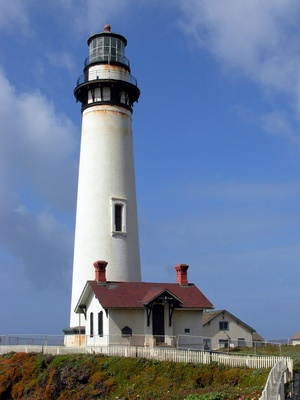
#> input picture SIFT/pigeonpointlighthouse.jpg, 300 x 400 px, shrunk from 1200 x 1600 before the run, found by its file name
$ python sift_homography.py
#> lines starting #> are read from the running program, lines starting #| are printed output that depends on the picture
#! /usr/bin/env python3
import cv2 as cv
import matplotlib.pyplot as plt
import os
import numpy as np

MIN_MATCH_COUNT = 10

def sift(lighthouse, detect_lighthouse, counter, mask=False):
#> called with lighthouse = 'pigeonpointlighthouse.jpg', detect_lighthouse = 'Random/1.jpg', counter = 1, mask = True
    model_img = cv.imread(lighthouse)
#> model_img is the input picture: shape (400, 300, 3); mean B, G, R 155.4, 124.8, 106.8
    model_gray = cv.cvtColor(model_img, cv.COLOR_BGR2GRAY)
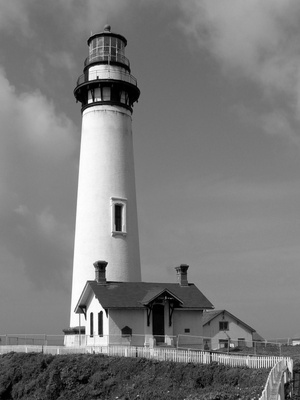
#> model_gray: shape (400, 300); min 0, max 255, mean 122.9

    # keypoints
    sift = cv.SIFT_create()

    # Create Masks
    model_mask = np.ones(model_gray.shape)
    if mask:
        model_mask[:, :int(model_mask.shape[1]* 2/10)] = 0
        model_mask[:, int(model_mask.shape[1]* 7/10):] = 0
        model_mask[:int(model_mask.shape[0]* 1/20), :] = 0
        model_mask[int(model_mask.shape[0]* 17/20):, :] = 0
    model_mask = model_mask.astype(np.uint8)
    if mask:
        masked_img = cv.bitwise_and(model_gray, model_gray, mask=model_mask)
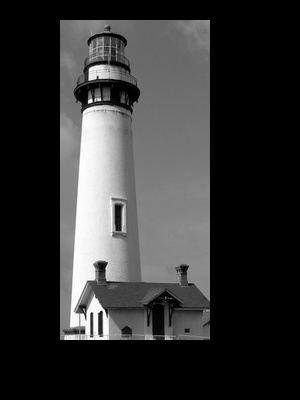
#> masked_img: shape (400, 300); min 0, max 255, mean 50.6
        cv.imwrite('Masked Lighthouse.jpg', masked_img)

    keypoints = sift.detect(model_gray, mask=model_mask)
#> keypoints = 122 keypoints; strongest (x, y, size): (90, 101, 3), (91, 314, 2.2), (101, 266, 7.6), (100, 314, 3.4)

    model_img_kp = cv.drawKeypoints(model_gray, keypoints, None)
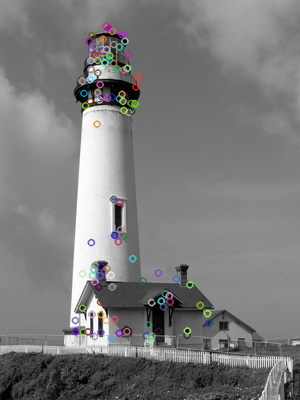
#> model_img_kp: shape (400, 300, 3); mean of channels 0, 1, 2 123.5, 123.4, 123.6; drawn as B, G, R
    #model_img_kp = cv.drawKeypoints(model_gray, keypoints, model_img, flags=cv.DRAW_MATCHES_FLAGS_DRAW_RICH_KEYPOINTS)

    # Draw the keypoints
    image_name = 'sift_keypoints'
    image_name += '.jpg'
    cv.imwrite(image_name, model_img_kp)
    cv.imshow('OpenCV Display Window', model_img_kp)

    # keypoints and descriptors
    kp, des = sift.detectAndCompute(model_gray, mask=model_mask)
#> kp has the same summary as keypoints

    # Read in image to compare
    detect_img = cv.imread(detect_lighthouse)
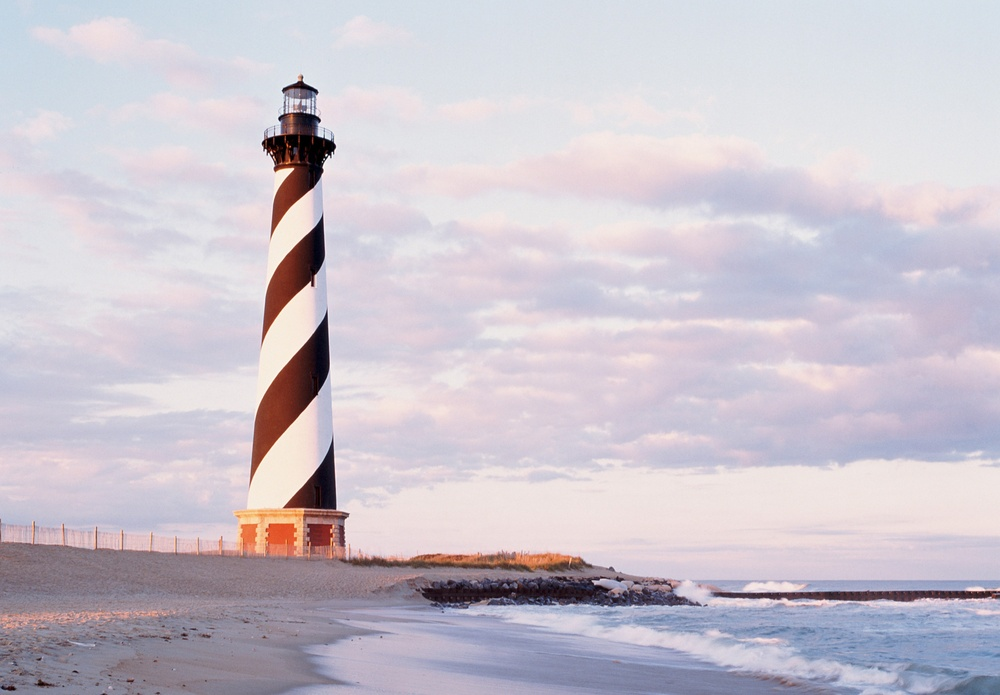
#> input picture SIFT/Random/1.jpg, 1000 x 695 px, shrunk from 4000 x 2779 before the run, found by its file name
#> detect_img is the input picture: shape (695, 1000, 3); mean B, G, R 205.7, 195.9, 202.7
    detect_gray = cv.cvtColor(detect_img, cv.COLOR_BGR2GRAY)
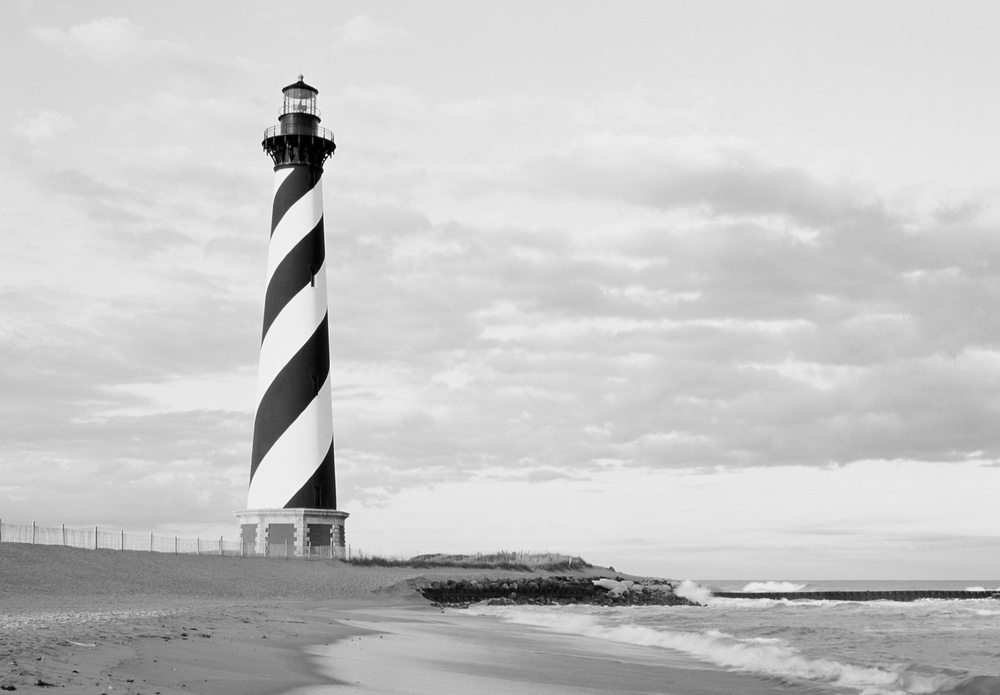
#> detect_gray: shape (695, 1000); min 0, max 254, mean 199

    keypoints2 = sift.detect(detect_gray, None)
#> keypoints2 = 747 keypoints; strongest (x, y, size): (302, 150, 41.6), (308, 257, 27.1), (320, 490, 26.2), (310, 368, 32.1)
    detect_img_kp = cv.drawKeypoints(detect_gray, keypoints2, None)
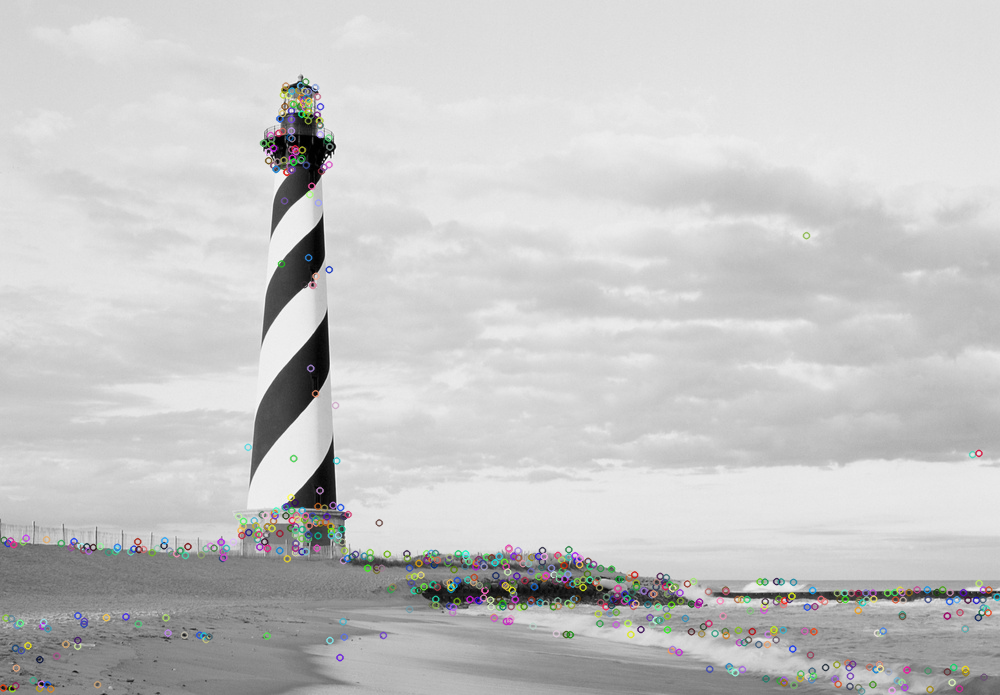
#> detect_img_kp: shape (695, 1000, 3); mean of channels 0, 1, 2 198.8, 198.9, 198.8; drawn as B, G, R

    kp2, des2 = sift.detectAndCompute(detect_gray, None)
#> kp2 has the same summary as keypoints2
    cv.imwrite('keypoints_detection.jpg', detect_img_kp)

    FLANN_INDEX_KDTREE = 1
    index_params = dict(algorithm = FLANN_INDEX_KDTREE, trees = 5)
    search_params = dict(checks = 50)
    flann = cv.FlannBasedMatcher(index_params, search_params)
    matches = flann.knnMatch(des,des2,k=2)
#> matches = 122 matches
    # store all the good matches as per Lowe's ratio test.
    good = []
    for m,n in matches:
        if m.distance < 0.7*n.distance:
            good.append(m)
#> this loop made 122 passes
#> after the loop, good = []

    if len(good)>MIN_MATCH_COUNT:
        src_pts = np.float32([ kp[m.queryIdx].pt for m in good ]).reshape(-1,1,2)
        dst_pts = np.float32([ kp2[m.trainIdx].pt for m in good ]).reshape(-1,1,2)
        M, mask = cv.findHomography(src_pts, dst_pts, cv.RANSAC,5.0)
        matchesMask = mask.ravel().tolist()
        h,w = model_gray.shape
        pts = np.float32([ [0,0],[0,h-1],[w-1,h-1],[w-1,0] ]).reshape(-1,1,2)
        dst = cv.perspectiveTransform(pts,M)
        detect_gray = cv.polylines(detect_gray,[np.int32(dst)],True,255,3, cv.LINE_AA)
    else:
        print( "Not enough matches are found - {}/{}".format(len(good), MIN_MATCH_COUNT) )
#| Not enough matches are found - 0/10
        matchesMask = None

    draw_params = dict(matchColor = (0,255,0), # draw matches in green color
                       singlePointColor = None,
                       matchesMask = matchesMask, # draw only inliers
                       flags = 2)
    match_img = cv.drawMatches(model_gray,kp,detect_gray,kp2,good,None,**draw_params)
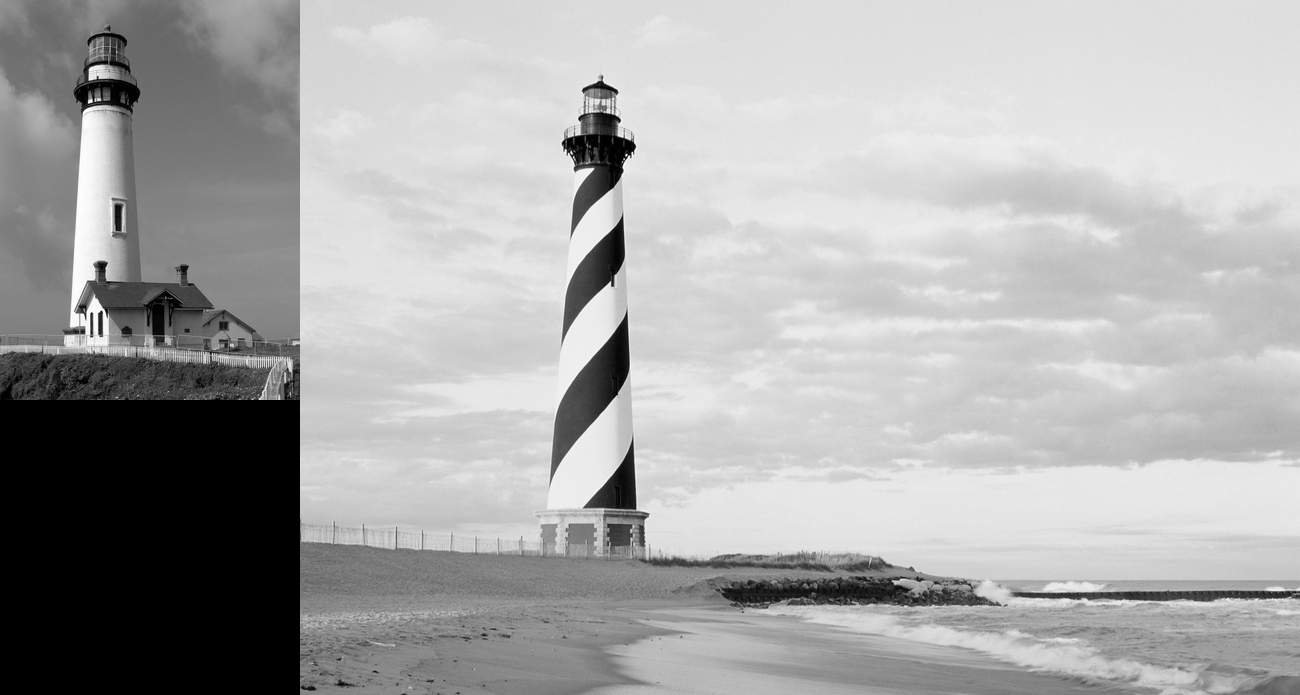
#> match_img: shape (695, 1300, 3); min 0, max 255, mean 169.4
    cv.imwrite('Matches{}.jpg'.format(counter), match_img)
    #plt.imshow(match_img),plt.show()

if __name__ == "__main__":
    # [14 lines of commented-out code are left out]
    counter = 1
    random_images = os.listdir('Random')
    random_images.sort()
    print(random_images)
    for image in random_images:
        sift('pigeonpointlighthouse.jpg', 'Random/{}'.format(image), counter, True)
        counter += 1
#> pass 2 of the loop `for image in random_images:`:
#> in sift (call 2), `model_img_kp = cv.drawKeypoints(model_gray, keypoints, None)`:
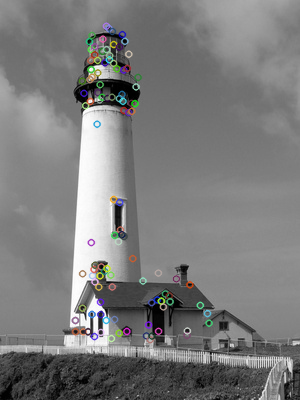
#> model_img_kp: shape (400, 300, 3); mean of channels 0, 1, 2 123.4, 123.5, 123.4; drawn as B, G, R
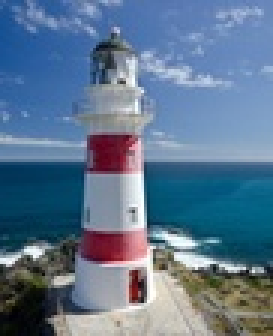
#> input picture SIFT/Random/2.jpg, 91 x 112 px, shrunk from 365 x 450 before the run, found by its file name (shown 3 times larger)
#> in sift, detect_img is the input picture: shape (112, 91, 3); mean B, G, R 143.5, 118, 93.1
#> detect_gray: shape (112, 91)
#> keypoints2 = 88 keypoints; strongest (x, y, size): (11, 84, 3.4), (46, 96, 4.8), (3, 87, 2.8), (77, 89, 2.3)
#> detect_img_kp: shape (112, 91, 3)
#> kp2 has the same summary as keypoints2
#> the loop in sift (call 2), `for m,n in matches:` made 122 passes
#| Not enough matches are found - 0/10
#> in sift (call 2), `match_img = cv.drawMatches(model_gray,kp,detect_gray,kp2,good,None,**d..`:
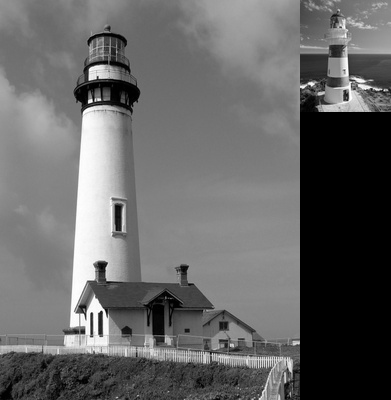
#> match_img: shape (400, 391, 3); min 0, max 255, mean 101.7
#> pass 3 of the loop `for image in random_images:`:
#> in sift (call 3), `model_img_kp = cv.drawKeypoints(model_gray, keypoints, None)`:
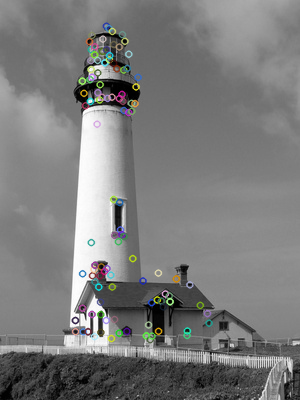
#> model_img_kp: shape (400, 300, 3); mean of channels 0, 1, 2 123.4, 123.7, 123.4; drawn as B, G, R
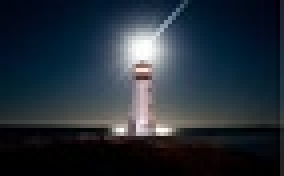
#> input picture SIFT/Random/4.jpeg, 71 x 44 px, shrunk from 284 x 177 before the run, found by its file name (shown 4 times larger)
#> in sift, detect_img is the input picture: shape (44, 71, 3); mean B, G, R 56.6, 46.7, 36.9
#> detect_gray: shape (44, 71)
#> keypoints2 = 11 keypoints; strongest (x, y, size): (36, 12, 7.7), (40, 32, 2), (30, 32, 1.9), (35, 32, 2)
#> detect_img_kp: shape (44, 71, 3)
#> kp2 has the same summary as keypoints2
#> the loop in sift (call 3), `for m,n in matches:` made 122 passes
#> after the loop in sift (call 3), `for m,n in matches:`: good = 3 matches
#| Not enough matches are found - 3/10
#> in sift (call 3), `match_img = cv.drawMatches(model_gray,kp,detect_gray,kp2,good,None,**d..`:
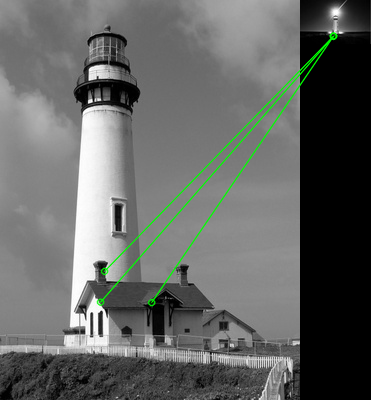
#> match_img: shape (400, 371, 3); mean of channels 0, 1, 2 99.4, 101.7, 99.4; drawn as B, G, R
#> (the run stopped early here; a loop or call above may not have finished)
